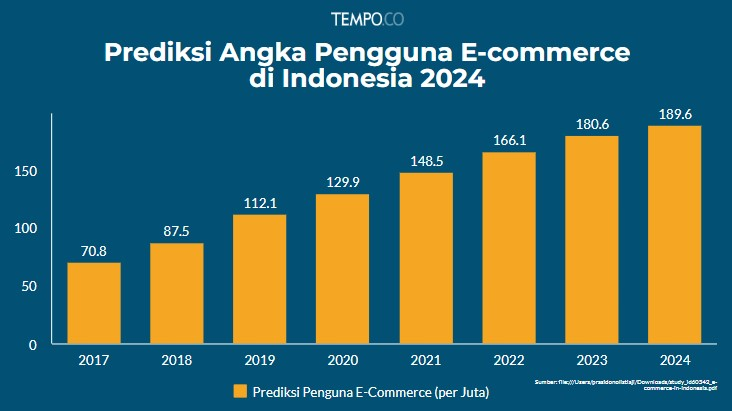
#> input picture Github/Python/Img/tempo.jpg, 732 x 411 px, found by its file name
$ jupyter execute --allow-errors FraudNew.ipynb
#> lines starting #> are read from the running program, lines starting #| are printed output that depends on the picture
# I. Business Mentor

## A. Background

E-commerce users in Indonesia have continued to increase since 2017, with 70.8 million users, and are predicted to reach 189.6 million in 2024. In 2018, the number of users reached 87.5 million, and continued to grow to 129.9 million in 2020. In 2021, it is estimated that there will be 148.9 million users, 166.1 million in 2022, and 180.6 million in 2023.

[cell 1]
# data analysis
import numpy as np
import pandas as pd
# from google.colab import drive

# data visualization
import matplotlib.pyplot as plt
import seaborn as sns
import matplotlib.image as mpimg

# set seed
import random
random.seed(123)
np.random.seed(123)

# text processing
import re
import string
import nltk
from Sastrawi.Stemmer.StemmerFactory import StemmerFactory
from sklearn.model_selection import train_test_split

# untuk menyimpan dan memuat model
import pickle

# untuk memproses file Excel
import openpyxl

# untuk menghasilkan data palsu
from faker import Faker

# untuk pengkodean kategori dan pemodelan
from sklearn.metrics import mutual_info_score
from sklearn.preprocessing import OneHotEncoder
from sklearn.linear_model import LogisticRegression

# untuk fuzzy matching dan analisis jaringan
import time
import networkx as nx
from fuzzywuzzy import fuzz
from fuzzywuzzy import process
from difflib import SequenceMatcher

# tambahan modul lain yang diperlukan
import csv
import glob
import itertools

[cell 2]
import matplotlib.image as mpimg
import matplotlib.pyplot as plt
# from google.colab import files
#
img = mpimg.imread('img/tempo.jpg')
#> img is the input picture: shape (411, 732, 3); mean R, G, B 65, 105.4, 102.8

# Tampilkan gambar
plt.imshow(img)
plt.axis('off')  # Menyembunyikan axis
plt.show()

The rapid growth of the e-commerce market and the increase in internet users are the main factors causing fraud in e-commerce. In 2018, the e-commerce market in Indonesia was worth USD 50 billion and is predicted to reach USD 200 billion by 2026. Internet users increased from 560 million in 2018 to 835 million in 2023, with online shoppers growing by 73%.

Based on demandsage.com The e-commerce fraud detection market is estimated to reach $ 102.28 billion by the end of 2027.

[cell 3]
img = mpimg.imread('img/Pred.jpg')
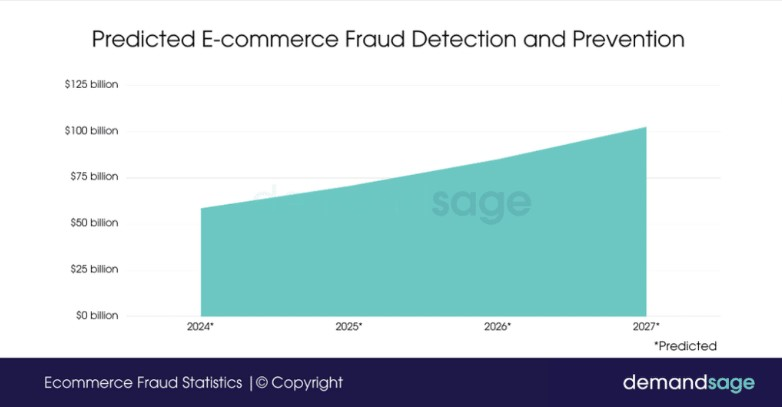
#> input picture Github/Python/Img/Pred.jpg, 782 x 407 px, found by its file name
#> img is the input picture: shape (407, 782, 3); mean R, G, B 195.8, 213.7, 218.4

# Tampilkan gambar
plt.imshow(img)
plt.axis('off')  # Menyembunyikan axis
plt.show()

Based on year-over-year history, there has been an increase of more than 50% in attacks compared to the previous year. However, only a slight increase has been observed in successful fraud attempts.

[cell 4]
img = mpimg.imread('img/No.jpg')
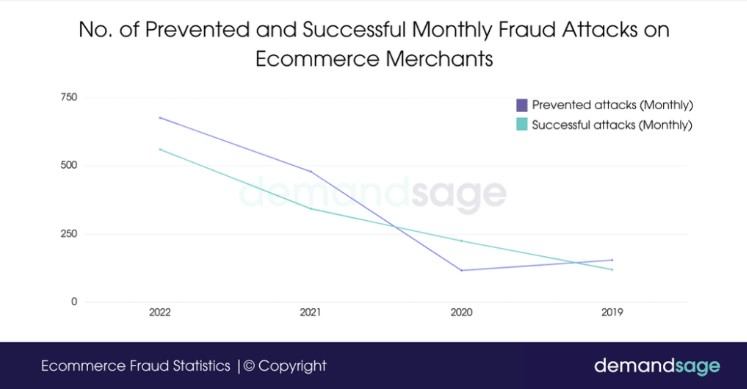
#> input picture Github/Python/Img/No.jpg, 747 x 389 px, found by its file name
#> img is the input picture: shape (389, 747, 3); mean R, G, B 224.1, 223.6, 229.5

# Tampilkan gambar
plt.imshow(img)
plt.axis('off')  # Menyembunyikan axis
plt.show()

63% of fraud costs incurred by e-commerce merchants in the United States were attributed to domestic transactions.
The remaining 37% were attributed to international fraud in the United States in 2022. This represents a significant decrease in domestic fraud compared to 71% recorded in 2021, while international fraud increased.

The largest proportion of fraud losses experienced by online merchants in the United States were due to friendly fraud.

[cell 5]
img = mpimg.imread('img/Loss.jpg')
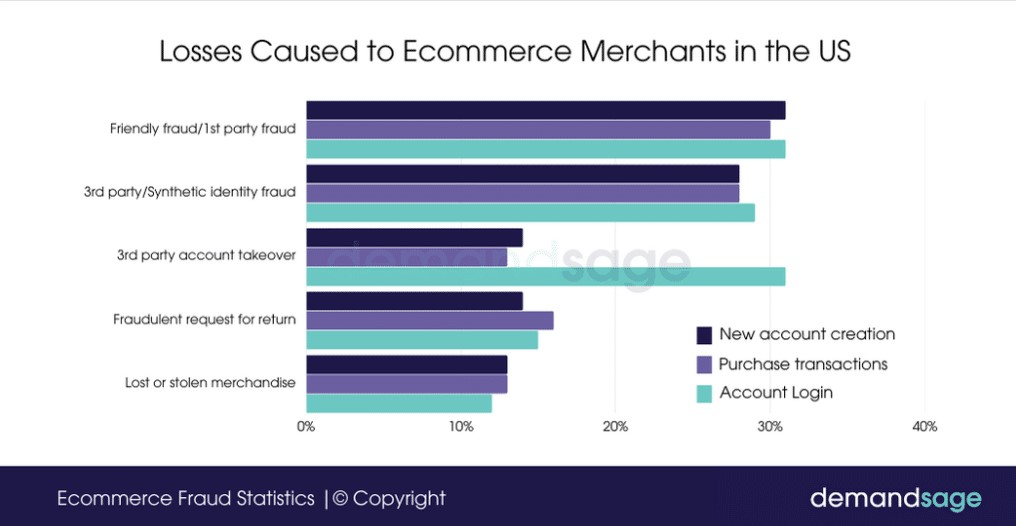
#> input picture Github/Python/Img/Loss.jpg, 1016 x 526 px, found by its file name
#> img is the input picture: shape (526, 1016, 3); mean R, G, B 196.6, 200.9, 212.2

# Tampilkan gambar
plt.imshow(img)
plt.axis('off')  # Menyembunyikan axis
plt.show()
